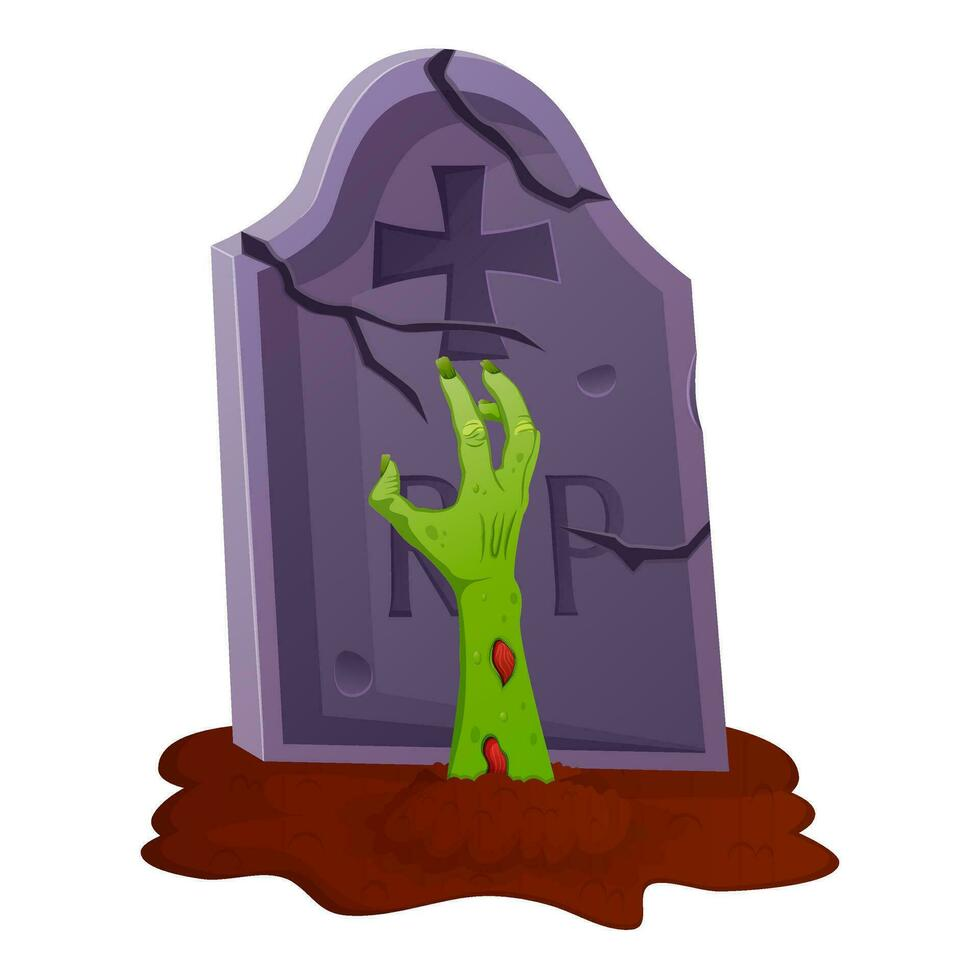
#> input picture Resources/Mort/Pasted image 20260717194441.png, 980 x 980 px
$ python postprocess.py '../../../../../Resources/Mort/Pasted image 20260717194441.png' out.png
#> lines starting #> are read from the running program, lines starting #| are printed output that depends on the picture
#!/usr/bin/env python3
"""Trim a rendered SVG screenshot to its alpha bounding box, downscale it to a
target size, and emit small preview copies for the recognizability check.

Usage:
  python3 postprocess.py <input.png> <output.png> [--max-dim 520] [--pad 14] [--previews 64,45,32]

Requires Pillow (`pip install pillow` if missing — not preinstalled in this environment).
"""
import argparse
import os
from PIL import Image


def main():
    parser = argparse.ArgumentParser()
    parser.add_argument("input")
    parser.add_argument("output")
    parser.add_argument("--max-dim", type=int, default=520,
                         help="Long-edge size of the final asset. Check sibling files in "
                              "game/assets/ for the right ballpark instead of trusting the default.")
    parser.add_argument("--pad", type=int, default=14,
                         help="Transparent padding (px, at render resolution) kept around the trimmed art.")
    parser.add_argument("--previews", default="64,45,32",
                         help="Comma-separated preview sizes (long edge, px) for the recognizability check.")
    args = parser.parse_args()

    im = Image.open(args.input)
#> im is the input picture: PIL image 980x980 RGB; mean R, G, B 192.3, 181.6, 183.8
    if im.mode != "RGBA":
        im = im.convert("RGBA")
#> im: PIL image 980x980 RGBA

    bbox = im.getbbox()
#> bbox = (0, 0, 980, 980)
    if bbox is None:
        raise SystemExit(f"{args.input} is fully transparent — nothing to trim")
    l, t, r, b = bbox
#> l = 0; t = 0; r = 980; b = 980
    l = max(0, l - args.pad)
    t = max(0, t - args.pad)
    r = min(im.width, r + args.pad)
    b = min(im.height, b + args.pad)
    cropped = im.crop((l, t, r, b))

    scale = args.max_dim / max(cropped.size)
#> scale = 0.531
    final = cropped.resize((max(1, round(cropped.width * scale)), max(1, round(cropped.height * scale))), Image.LANCZOS)
    final.save(args.output)
    print(f"wrote {args.output} {final.size}")
#| wrote out.png (520, 520)

    stem, ext = os.path.splitext(args.output)
    for size in (int(s) for s in args.previews.split(",") if s.strip()):
        pscale = size / max(final.size)
        preview = final.resize((max(1, round(final.width * pscale)), max(1, round(final.height * pscale))), Image.LANCZOS)
        preview_path = f"{stem}_preview_{size}{ext}"
        preview.save(preview_path)
        print(f"wrote {preview_path} {preview.size}")
#> this loop made 3 passes
#> pass 1, in main, `preview = final.resize((max(1, round(final.width * pscale)), max(1, ro..`:
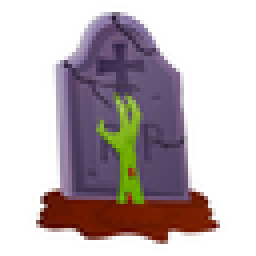
#> preview: PIL image 64x64 RGBA (shown 4 times larger); mean R, G, B, A 192, 181.2, 183.7, 255
#> pass 2, in main, `preview = final.resize((max(1, round(final.width * pscale)), max(1, ro..`:
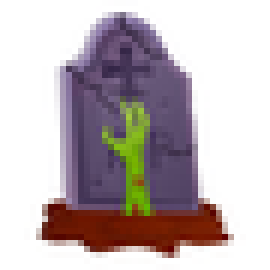
#> preview: PIL image 45x45 RGBA (shown 6 times larger); mean R, G, B, A 191.9, 181.1, 183.7, 255
#> pass 3, in main, `preview = final.resize((max(1, round(final.width * pscale)), max(1, ro..`:
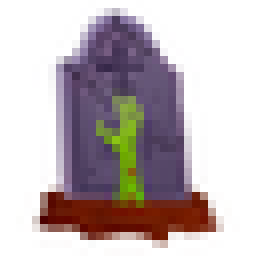
#> preview: PIL image 32x32 RGBA (shown 8 times larger); mean R, G, B, A 191.8, 180.9, 183.5, 255


if __name__ == "__main__":
    main()
